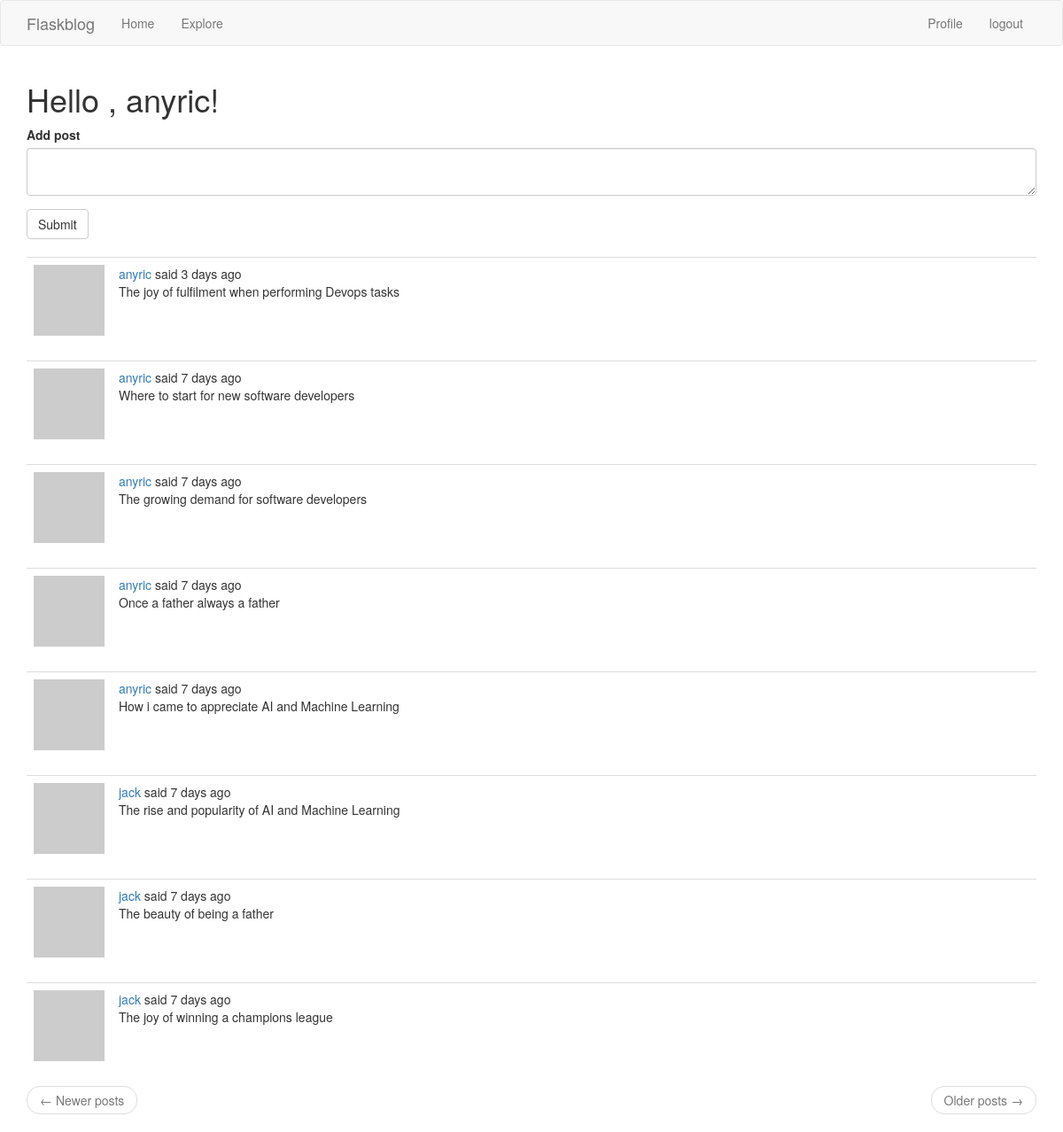
The app's page /index (signed in) with its own data.
### app/models.py (models this page shows, shortened)
class User(UserMixin, db.Model):
  id = db.Column(db.Integer, primary_key=True)
  username = db.Column(db.String(64), index=True, unique=True)
  email = db.Column(db.String(120), index=True, unique=True)
  password_hash = db.Column(db.String(128))
  about_me = db.Column(db.String(140))
  last_seen = db.Column(db.DateTime, default=datetime.utcnow)
  posts = db.relationship('Post', backref='author', lazy='dynamic')
  followed = db.relationship('User',
    secondary=followers,
    primaryjoin=(followers.c.follower_id == id),
    secondaryjoin=(followers.c.followed_id == id),
    backref=db.backref('followers', lazy='dynamic'), lazy='dynamic')
  @login.user_loader
  def load_user(id):
    return User.query.get(int(id))
  def avatar(self, size):
    digest = md5(self.email.lower().encode('utf-8')).hexdigest()
    return 'https://www.gravatar.com/avatar/{}?d=identicon?&s={}'.format(digest, size)
  def followed_posts(self):
    followed = Post.query.join(
      followers, (followers.c.followed_id == Post.user_id)).filter(
        followers.c.follower_id == self.id)
    own = Post.query.filter_by(user_id=self.id)
    return followed.union(own).order_by(Post.timestamp.desc())

class Post(db.Model):
  id = db.Column(db.Integer, primary_key=True)
  body = db.Column(db.String(140), index=True, unique=True)
  timestamp = db.Column(db.DateTime, index=True, default=datetime.utcnow)
  user_id = db.Column(db.Integer, db.ForeignKey('user.id'))

### app/routes.py (the view)
@app.route("/", methods=['GET', 'POST'])
@app.route("/index", methods=['GET', 'POST'])
@login_required
def index():
  form = PostForm()
  if form.validate_on_submit():
    post = Post(body=form.post.data, author=current_user)
    db.session.add(post)
    db.session.commit()
    flash(_('Your post has been added!'))
    return redirect(url_for('index'))
  page = request.args.get('page', 1, type=int)
  posts = current_user.followed_posts().paginate(page, app.config['POSTS_PER_PAGE'], False)
  next_url = url_for('index', page=posts.next_num) if posts.has_next else None
  prev_url = url_for('index', page=posts.prev_num) if posts.has_prev else None
  return render_template('index.html', title="Home", form=form, posts=posts.items, next_url=next_url, prev_url=prev_url)

### app/forms.py
class PostForm(FlaskForm):
  post = TextAreaField(_l('Add post'), validators=[DataRequired(), Length(min=1, max=140)])
  submit = SubmitField(_l('Submit'))

### app/routes.py (called while the page is built)
@app.before_request
def before_request():
  if current_user.is_authenticated:
    current_user.last_seen = datetime.utcnow()
    db.session.commit()
  g.locale = str(get_locale())

### app/templates/index.html
{% extends "base.html" %}
{% import 'bootstrap/wtf.html' as wtf %}
{% block app_content %}
  <h1>{{ _('Hello') }} , {{ current_user.username }}!</h1>
  {% if form %}
    {{ wtf.quick_form(form) }}
    <br>
  {% endif %}
  {% for post in posts %}
  {% include '_post.html' %}
  {% endfor %}
  <nav aria-label="...">
    <ul class="pager">
      <li class="previous{% if not prev_url %} disabled{% endif %}">
        <a href="{{ prev_url or '#' }}">
        <span aria-hidden="true">&larr;</span> {{ _('Newer posts') }}
        </a>
      </li>
      <li class="next{% if not next_url %} disabled{% endif %}">
        <a href="{{ next_url or '#' }}">{{ _('Older posts') }} <span aria-hidden="true">&rarr;</span> </a>
      </li>
    </ul>
  </nav>
{% endblock %}

### app/templates/_post.html (shortened to what this page needs)
<table class="table table-hover">
  <tr>
    <td width="70px">
      <a href="{{ url_for('user', username=post.author.username) }}">
        <img src="{{ post.author.avatar(70) }}"/> </a>
    </td>
    <td>
      {{ _('%(username)s said %(when)s', username=user_link, when=moment(post.timestamp).fromNow()) }}
    <br>
      {{ post.body }}
    </td>
  </tr>
</table>

### records on screen
User: username "anyric"
Post: body "The joy of fulfilment when performing Devops tasks"
Post: body "Where to start for new software developers"
Post: body "The growing demand for software developers"
Post: body "Once a father always a father"
Post: body "How i came to appreciate AI and Machine Learning"
Post: body "The rise and popularity of AI and Machine Learning"
Post: body "The beauty of being a father"
Post: body "The joy of winning a champions league"
